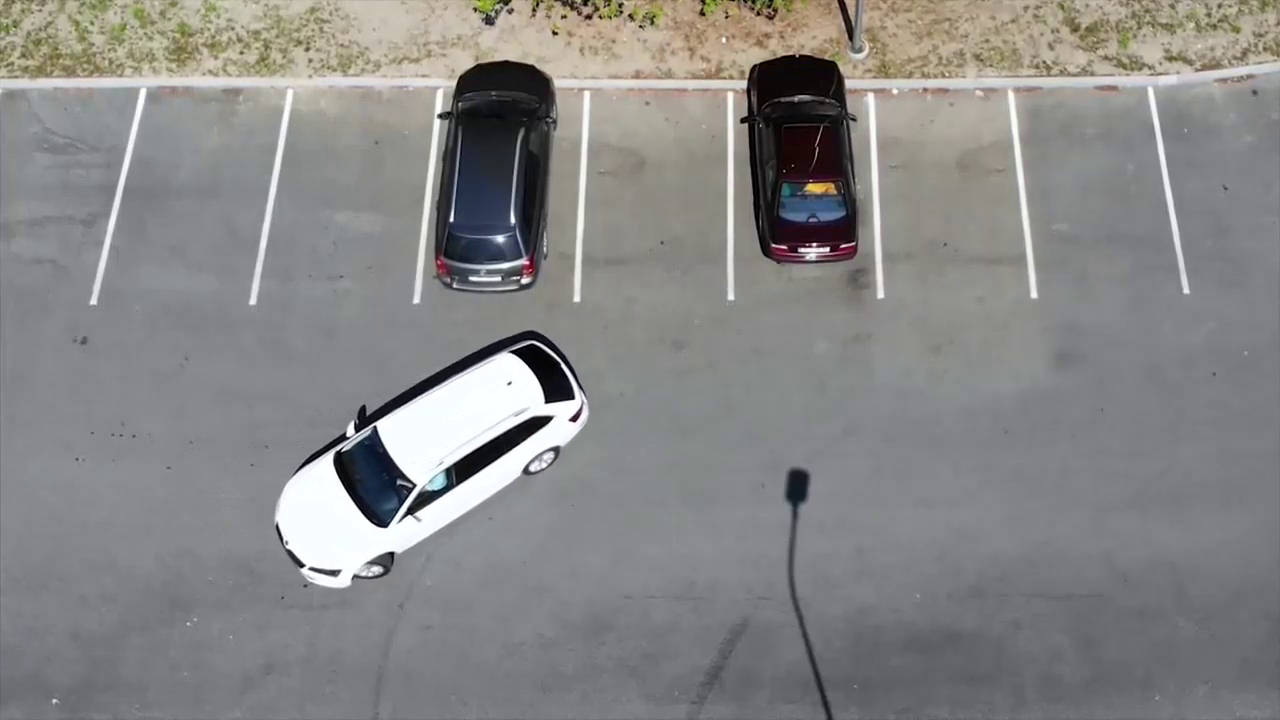
#> input picture frame 37 of Videos/Estacionamento.mp4, 1280 x 720 px
$ python 'Detectando Vagas Estacionamento - Versão 1.0.0.py'
#> lines starting #> are read from the running program, lines starting #| are printed output that depends on the picture; after the words box and inside, x2 and y2 are one past the last pixel; in counts of white or black regions, pixels touching at a corner belong together
#
########################################################################
# Importação das Bibliotecas Necessárias
########################################################################
#
import cv2 as cv
import numpy as np
import os
from pathlib import Path

#
########################################################################
# Funções de Apoio
########################################################################
#
# [6 lines left out: function LimpaTerminal, not called in this run]

#
########################################################################
# Definições Gerais
########################################################################
#
Codec = cv.VideoWriter_fourcc('m','p','4','v')
NomeVideoBase = "Estacionamento.mp4"
VideoOutName = "EstacionamentoOUT.png"
dirRaiz = Path.home()
dirBase = "LocalCV"
dirImagem = "Videos"
dirCaminhoBase = str(Path(dirRaiz, dirBase, dirImagem, NomeVideoBase))
dirVideoOut = str(Path(dirRaiz, dirBase, dirImagem, VideoOutName))
Debug = True

vaga1 = [1, 89, 108, 213]
vaga2 = [115, 87, 152, 211]
vaga3 = [289, 89, 138, 212]
vaga4 = [439, 87, 135, 212]
vaga5 = [591, 90, 132, 206]
vaga6 = [738, 93, 139, 204]
vaga7 = [881, 93, 138, 201]
vaga8 = [1027, 94, 147, 202]
vagas = [vaga1, vaga2, vaga3, vaga4, vaga5, vaga6, vaga7, vaga8 ]

#
########################################################################
# Lendo e Checando a Disponibilidade do Vídeo
########################################################################
#
Video = cv.VideoCapture (dirCaminhoBase)
if (Video.isOpened()== False):
    LimpaTerminal ()
    print( "Não Foi Localizada o Vídeo : ", NomeVideoBase)
    exit ()

#Status, VideoFrameSalvo = Video.read(0)
#cv.imwrite (dirVideoOut, VideoFrameSalvo )
#exit ()

#
########################################################################
# Apresentando a Imagem
########################################################################
#
lstFrameVideo = []
while(Video.isOpened()):
  Status, VideoFrame = Video.read()
#> VideoFrame is the input picture: shape (720, 1280, 3); mean B, G, R 133.8, 134.7, 135.4
  if Status == True:
    imgVideoFrameCinza = cv.cvtColor ( VideoFrame, cv.COLOR_BGR2GRAY )
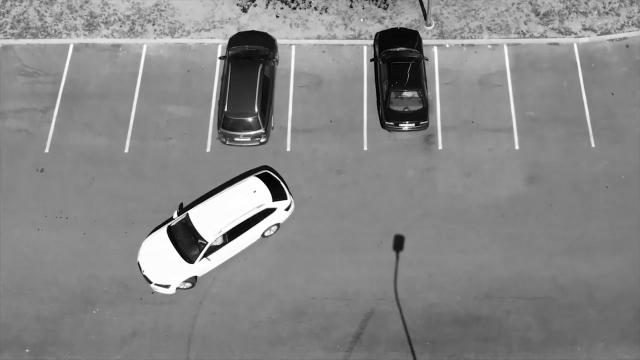
#> imgVideoFrameCinza: shape (720, 1280) (shown at 1/2 size); min 0, max 255, mean 134.7
    imgVideoFrameLimiar = cv.adaptiveThreshold (imgVideoFrameCinza, 255, cv.ADAPTIVE_THRESH_GAUSSIAN_C, cv.THRESH_BINARY_INV, 25, 16)
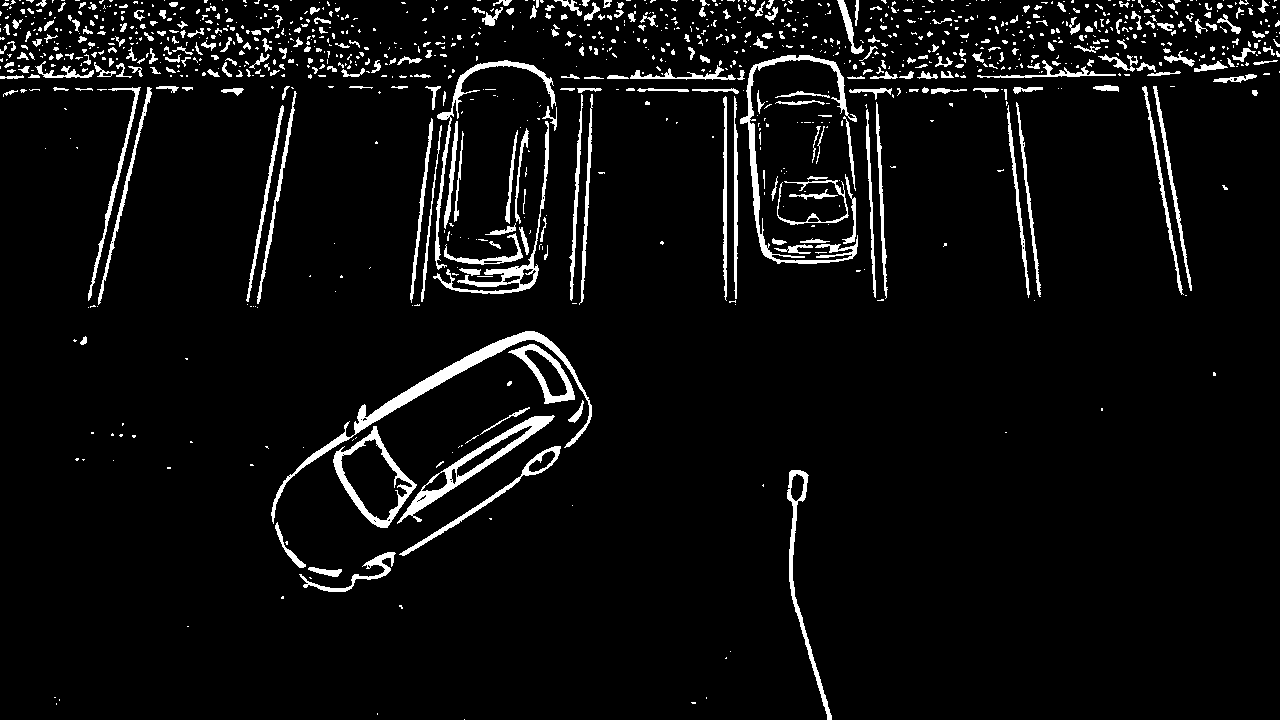
#> imgVideoFrameLimiar: shape (720, 1280); 5.4% white; 1126 white regions (808 under 20 px), largest, box (x1, y1, x2, y2) and area: (271, 331, 592, 524) 3491, (740, 55, 858, 264) 2449, (397, 415, 555, 524) 2168
    imgVideoFrameBlur = cv.medianBlur (imgVideoFrameLimiar, 5)
#> imgVideoFrameBlur: shape (720, 1280); 4.2% white; 540 white regions (289 under 20 px), largest, box (x1, y1, x2, y2) and area: (354, 331, 589, 433) 2700, (399, 416, 554, 522) 2105, (740, 55, 848, 263) 1815
    Kernel = np.ones ( (3,3), np.int8)
    imgVideoFrameDilatado = cv.dilate (imgVideoFrameBlur, Kernel)
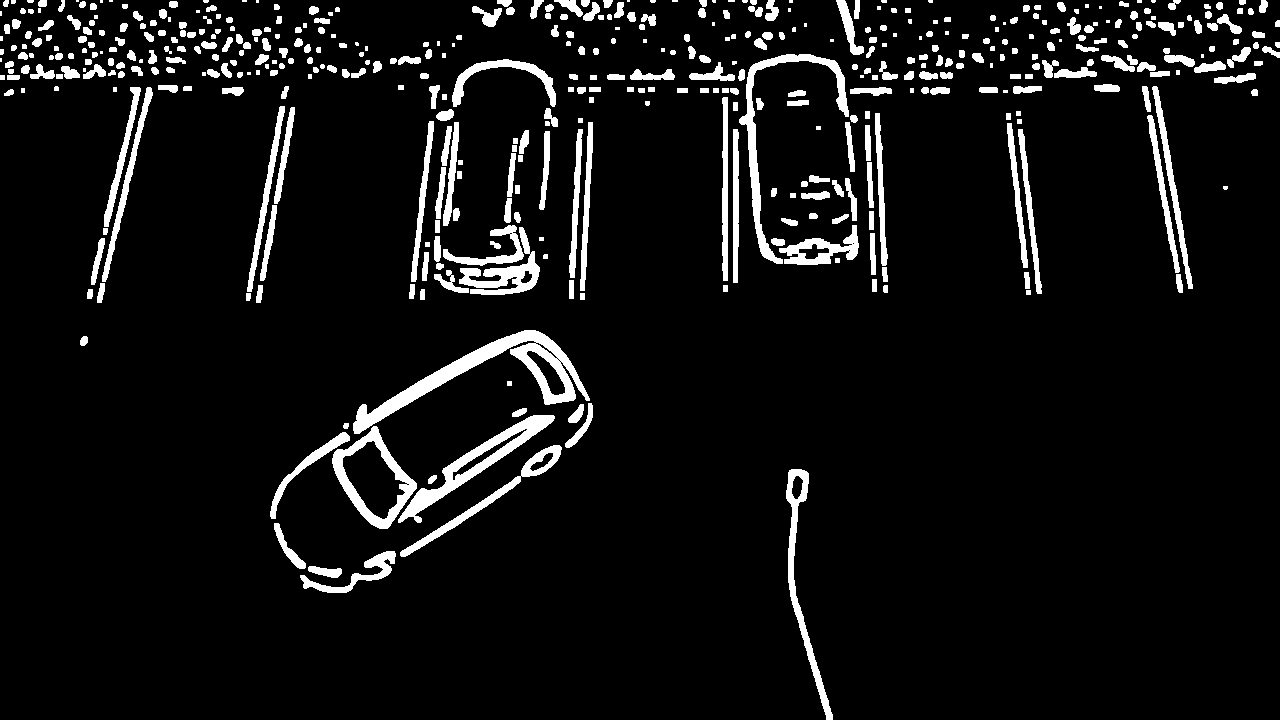
#> imgVideoFrameDilatado: shape (720, 1280); 7.1% white; 475 white regions (62 under 20 px), largest, box (x1, y1, x2, y2) and area: (353, 330, 590, 434) 4941, (398, 415, 555, 523) 2951, (739, 54, 849, 264) 2651

    for xPos, yPos, Largura, Altura in vagas:
        imgPedaco = imgVideoFrameDilatado [yPos:yPos+Altura, xPos:xPos+Largura]
        iBrancos = cv.countNonZero (imgPedaco)

        if (Debug):
           cv.putText (VideoFrame, str(iBrancos), (xPos, yPos+Altura-10), cv.FONT_HERSHEY_SIMPLEX, 0.5, (255,255,255), 1)

        if (iBrancos > 3000):
           cv.rectangle ( VideoFrame, (xPos, yPos), (xPos+Largura, yPos+Altura), (0,0,255), 4)
        else:
           cv.rectangle ( VideoFrame, (xPos, yPos), (xPos+Largura, yPos+Altura), (0,255,0), 4)
#> this loop made 8 passes
#> iBrancos on passes 1 to 8: 757, 2631, 1071, 6495, 348, 5603, 1127, 2174
#> pass 1, `imgPedaco = imgVideoFrameDilatado [yPos:yPos+Altura, xPos:xPos+Largura]`:
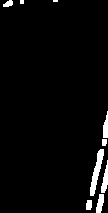
#> imgPedaco: shape (213, 108); 3.3% white; 9 white regions (2 under 20 px), largest, box (x1, y1, x2, y2) and area: (90, 149, 104, 196) 267, (101, 160, 108, 193) 124, (96, 194, 104, 213) 106
#> pass 3, `imgPedaco = imgVideoFrameDilatado [yPos:yPos+Altura, xPos:xPos+Largura]`:
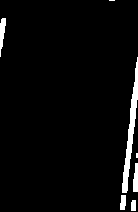
#> imgPedaco: shape (212, 138); 3.7% white; 7 white regions (2 under 20 px), largest, box (x1, y1, x2, y2) and area: (122, 57, 138, 193) 668, (0, 18, 6, 57) 137, (133, 163, 138, 192) 119, (120, 195, 126, 210) 78, (131, 200, 136, 211) 53
#> after the loop:
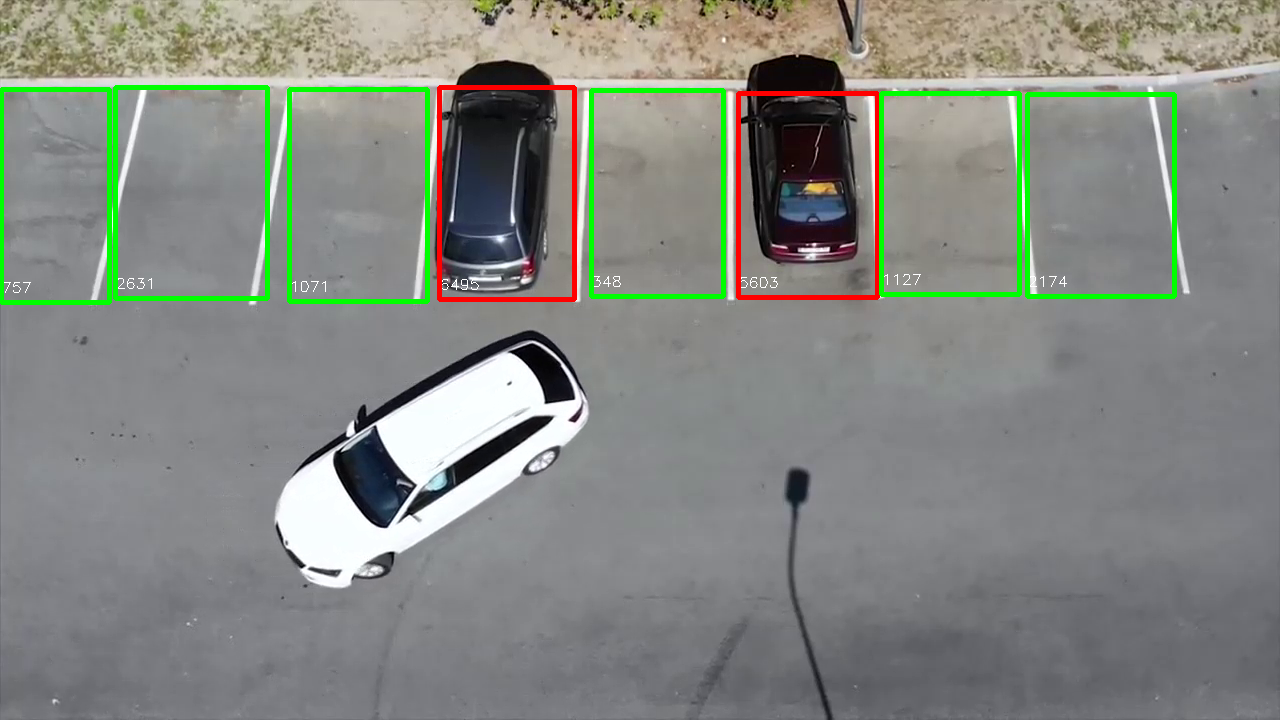
#> VideoFrame: shape (720, 1280, 3); 3% of pixels changed, all inside (x1, y1, x2, y2) = (0, 85, 1177, 305)
#> after the loop:
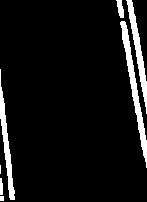
#> imgPedaco: shape (202, 147); 7.3% white; 7 white regions (1 under 20 px), largest, box (x1, y1, x2, y2) and area: (120, 21, 147, 168) 814, (126, 0, 147, 114) 608, (0, 69, 15, 200) 583, (116, 0, 124, 18) 94, (0, 178, 3, 195) 46, (0, 196, 4, 201) 20

  cv.imshow ( "Janela Base", VideoFrame)
  #cv.imshow ( "Janela Negativa ", imgVideoFrameLimiar)
  cv.waitKey (10)

Video.release()
cv.destroyAllWindows()

########################################################################
# FIM DO PROGRAMA
########################################################################

$ run again, starting later in the video
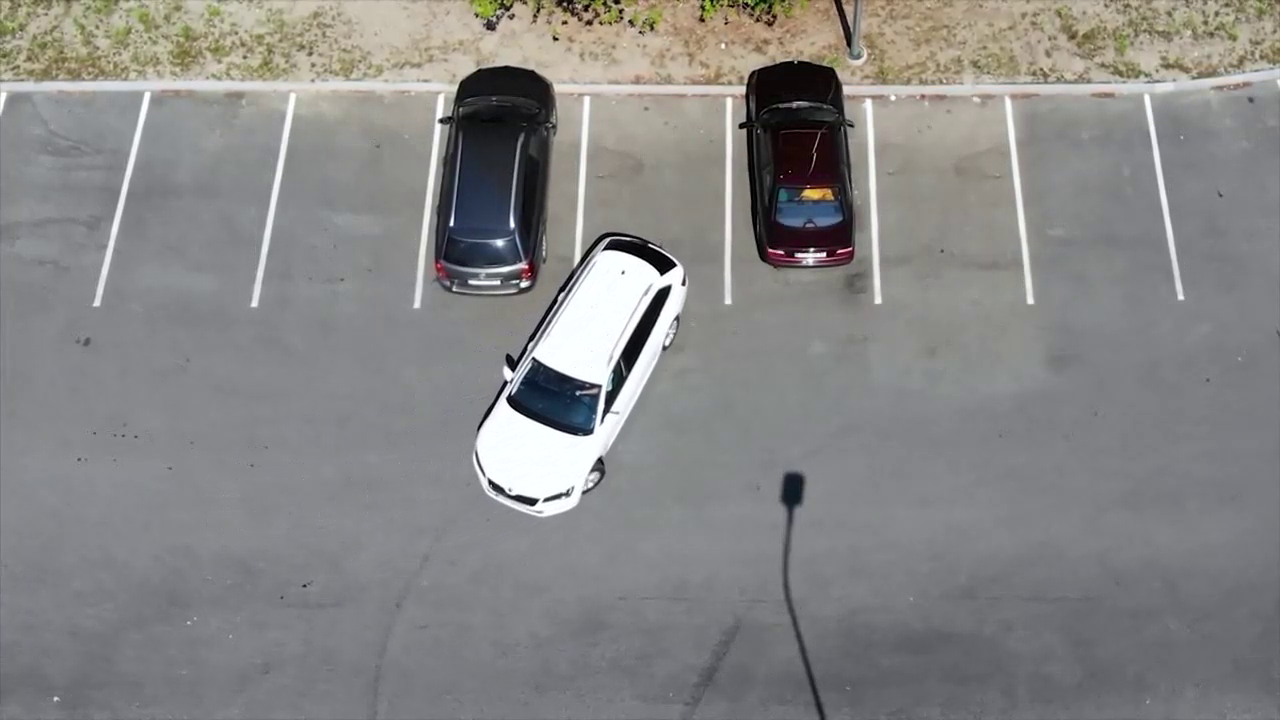
#> input picture frame 167 of Videos/Estacionamento.mp4, 1280 x 720 px
#> VideoFrame is the input picture: shape (720, 1280, 3); mean B, G, R 133.5, 134.4, 135.1
#> `imgVideoFrameLimiar = cv.adaptiveThreshold (imgVideoFrameCinza, 255, c..`:
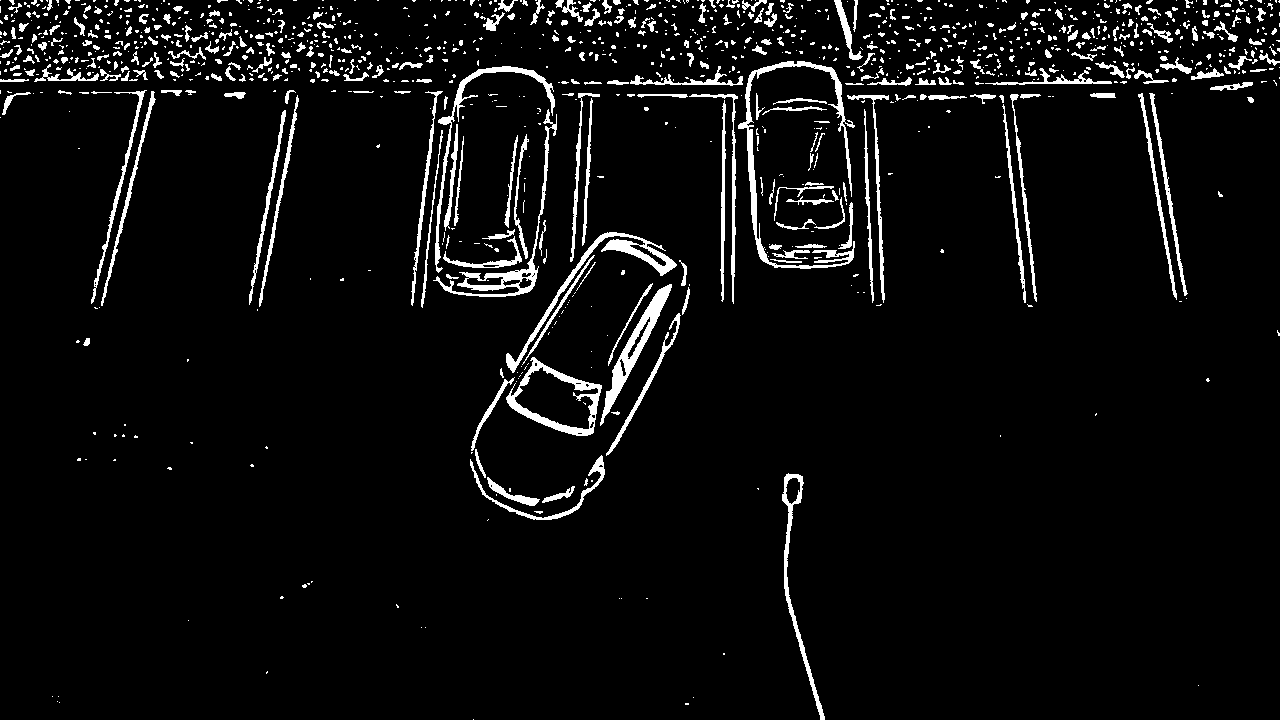
#> imgVideoFrameLimiar: shape (720, 1280); 5.2% white; 1185 white regions (851 under 20 px), largest, box (x1, y1, x2, y2) and area: (738, 61, 855, 269) 2559, (506, 232, 677, 373) 1861, (600, 284, 672, 426) 1788
#> imgVideoFrameBlur: shape (720, 1280); 3.9% white; 591 white regions (326 under 20 px), largest, box (x1, y1, x2, y2) and area: (506, 232, 676, 372) 2154, (738, 61, 845, 268) 1830, (601, 284, 672, 424) 1807
#> imgVideoFrameDilatado: shape (720, 1280); 6.9% white; 517 white regions (86 under 20 px), largest, box (x1, y1, x2, y2) and area: (737, 60, 855, 270) 3920, (505, 231, 677, 373) 3363, (600, 283, 673, 425) 2365
#> the loop `for xPos, yPos, Largura, Altura in vagas:` made 8 passes
#> iBrancos on passes 1 to 8: 626, 2655, 1101, 6636, 2863, 5558, 1563, 2515
#> after the loop `for xPos, yPos, Largura, Altura in vagas:`:
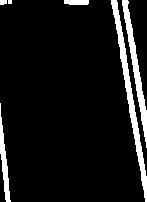
#> imgPedaco: shape (202, 147); 8.5% white; 6 white regions (1 under 20 px), largest, box (x1, y1, x2, y2) and area: (111, 0, 147, 202) 1133, (122, 0, 147, 148) 814, (0, 103, 11, 202) 401, (64, 0, 89, 5) 119, (0, 0, 7, 5) 32

$ run again, starting later in the video
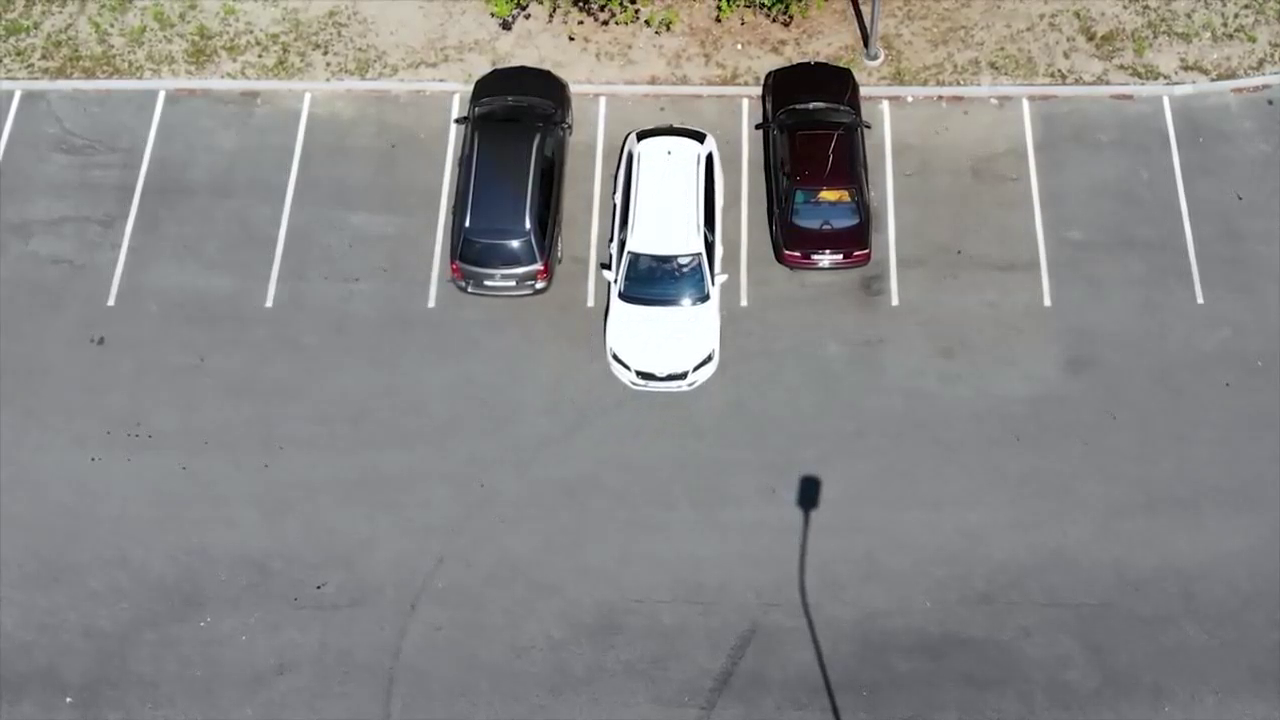
#> input picture frame 298 of Videos/Estacionamento.mp4, 1280 x 720 px
#> VideoFrame is the input picture: shape (720, 1280, 3); mean B, G, R 135.9, 136.6, 137.1
#> `imgVideoFrameLimiar = cv.adaptiveThreshold (imgVideoFrameCinza, 255, c..`:
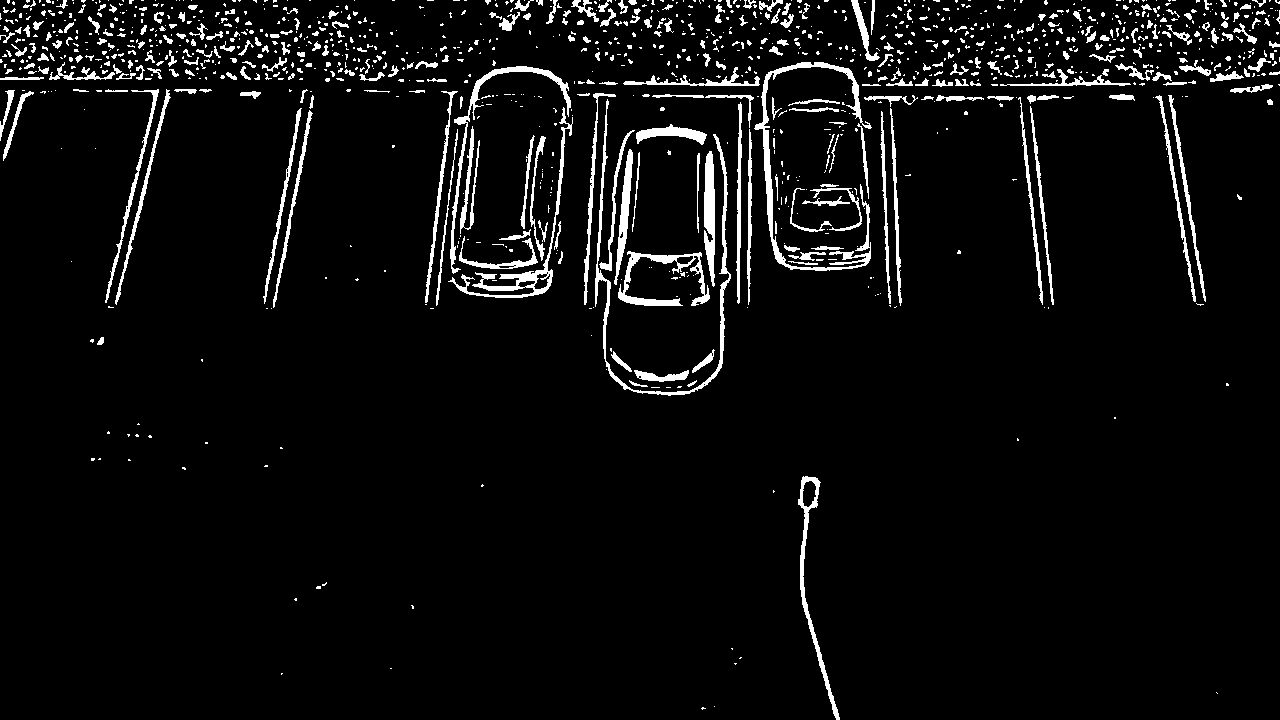
#> imgVideoFrameLimiar: shape (720, 1280); 5.1% white; 1195 white regions (874 under 20 px), largest, box (x1, y1, x2, y2) and area: (754, 62, 872, 271) 2548, (595, 99, 731, 396) 2142, (448, 107, 573, 298) 1693
#> imgVideoFrameBlur: shape (720, 1280); 3.8% white; 601 white regions (332 under 20 px), largest, box (x1, y1, x2, y2) and area: (755, 62, 861, 270) 1809, (798, 476, 840, 720) 1238, (704, 152, 715, 284) 1113
#> imgVideoFrameDilatado: shape (720, 1280); 6.7% white; 522 white regions (98 under 20 px), largest, box (x1, y1, x2, y2) and area: (754, 61, 862, 271) 2634, (617, 250, 711, 307) 2022, (797, 475, 841, 720) 1924
#> the loop `for xPos, yPos, Largura, Altura in vagas:` made 8 passes
#> iBrancos on passes 1 to 8: 809, 2581, 1192, 6917, 7659, 6297, 2121, 2499
#> after the loop `for xPos, yPos, Largura, Altura in vagas:`:
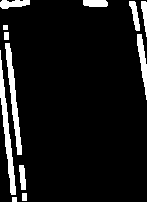
#> imgPedaco: shape (202, 147); 8.4% white; 12 white regions, largest, box (x1, y1, x2, y2) and area: (0, 50, 16, 195) 672, (5, 43, 22, 155) 605, (137, 34, 147, 100) 304
